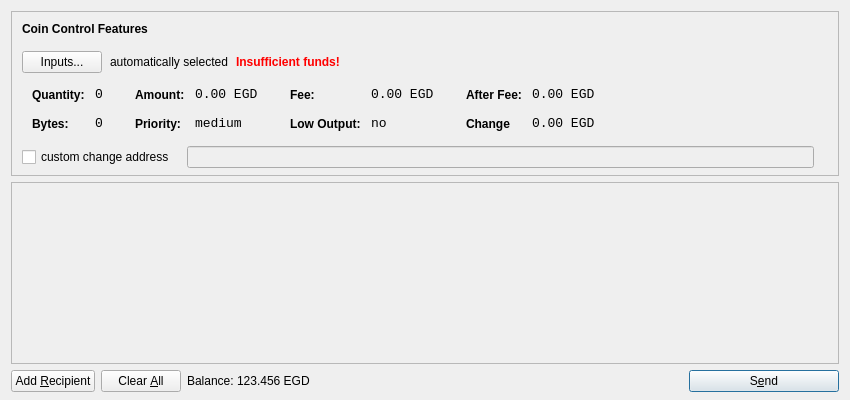
<?xml version="1.0" encoding="UTF-8"?>
<ui version="4.0">
 <class>SendCoinsDialog</class>
 <widget class="QDialog" name="SendCoinsDialog">
  <property name="geometry">
   <rect>
    <x>0</x>
    <y>0</y>
    <width>850</width>
    <height>400</height>
   </rect>
  </property>
  <property name="windowTitle">
   <string>Send Coins</string>
  </property>
  <layout class="QVBoxLayout" name="verticalLayout" stretch="0,1,0">
   <property name="bottomMargin">
    <number>8</number>
   </property>
   <item>
    <widget class="QFrame" name="frameCoinControl">
     <property name="sizePolicy">
      <sizepolicy hsizetype="Expanding" vsizetype="Expanding">
       <horstretch>0</horstretch>
       <verstretch>0</verstretch>
      </sizepolicy>
     </property>
     <property name="maximumSize">
      <size>
       <width>16777215</width>
       <height>16777215</height>
      </size>
     </property>
     <property name="frameShape">
      <enum>QFrame::StyledPanel</enum>
     </property>
     <property name="frameShadow">
      <enum>QFrame::Sunken</enum>
     </property>
     <layout class="QVBoxLayout" name="verticalLayoutCoinControl2">
      <property name="spacing">
       <number>-1</number>
      </property>
      <property name="leftMargin">
       <number>0</number>
      </property>
      <property name="topMargin">
       <number>0</number>
      </property>
      <property name="rightMargin">
       <number>0</number>
      </property>
      <property name="bottomMargin">
       <number>6</number>
      </property>
      <item>
       <layout class="QVBoxLayout" name="verticalLayoutCoinControl" stretch="0,0,0,0,1">
        <property name="spacing">
         <number>0</number>
        </property>
        <property name="leftMargin">
         <number>10</number>
        </property>
        <property name="topMargin">
         <number>10</number>
        </property>
        <item>
         <layout class="QHBoxLayout" name="horizontalLayoutCoinControl1">
          <property name="bottomMargin">
           <number>15</number>
          </property>
          <item>
           <widget class="QLabel" name="labelCoinControlFeatures">
            <property name="sizePolicy">
             <sizepolicy hsizetype="Preferred" vsizetype="Maximum">
              <horstretch>0</horstretch>
              <verstretch>0</verstretch>
             </sizepolicy>
            </property>
            <property name="font">
             <font>
              <weight>75</weight>
              <bold>true</bold>
             </font>
            </property>
            <property name="styleSheet">
             <string notr="true">font-weight:bold;</string>
            </property>
            <property name="text">
             <string>Coin Control Features</string>
            </property>
           </widget>
          </item>
         </layout>
        </item>
        <item>
         <layout class="QHBoxLayout" name="horizontalLayoutCoinControl2" stretch="0,0,0,0">
          <property name="spacing">
           <number>8</number>
          </property>
          <property name="bottomMargin">
           <number>10</number>
          </property>
          <item>
           <widget class="QPushButton" name="pushButtonCoinControl">
            <property name="styleSheet">
             <string notr="true"/>
            </property>
            <property name="text">
             <string>Inputs...</string>
            </property>
           </widget>
          </item>
          <item>
           <widget class="QLabel" name="labelCoinControlAutomaticallySelected">
            <property name="text">
             <string>automatically selected</string>
            </property>
            <property name="margin">
             <number>5</number>
            </property>
           </widget>
          </item>
          <item>
           <widget class="QLabel" name="labelCoinControlInsuffFunds">
            <property name="font">
             <font>
              <weight>75</weight>
              <bold>true</bold>
             </font>
            </property>
            <property name="styleSheet">
             <string notr="true">color:red;font-weight:bold;</string>
            </property>
            <property name="text">
             <string>Insufficient funds!</string>
            </property>
            <property name="margin">
             <number>5</number>
            </property>
           </widget>
          </item>
          <item>
           <spacer name="horizontalSpacerCoinControl">
            <property name="orientation">
             <enum>Qt::Horizontal</enum>
            </property>
            <property name="sizeHint" stdset="0">
             <size>
              <width>40</width>
              <height>1</height>
             </size>
            </property>
           </spacer>
          </item>
         </layout>
        </item>
        <item>
         <widget class="QWidget" name="widgetCoinControl" native="true">
          <property name="sizePolicy">
           <sizepolicy hsizetype="Preferred" vsizetype="Preferred">
            <horstretch>0</horstretch>
            <verstretch>0</verstretch>
           </sizepolicy>
          </property>
          <property name="minimumSize">
           <size>
            <width>0</width>
            <height>0</height>
           </size>
          </property>
          <property name="styleSheet">
           <string notr="true"/>
          </property>
          <layout class="QHBoxLayout" name="horizontalLayoutCoinControl5">
           <property name="leftMargin">
            <number>0</number>
           </property>
           <property name="topMargin">
            <number>0</number>
           </property>
           <property name="rightMargin">
            <number>0</number>
           </property>
           <property name="bottomMargin">
            <number>0</number>
           </property>
           <item>
            <layout class="QHBoxLayout" name="horizontalLayoutCoinControl3" stretch="0,0,0,1">
             <property name="spacing">
              <number>20</number>
             </property>
             <property name="topMargin">
              <number>0</number>
             </property>
             <property name="bottomMargin">
              <number>10</number>
             </property>
             <item>
              <layout class="QFormLayout" name="formLayoutCoinControl1">
               <property name="horizontalSpacing">
                <number>10</number>
               </property>
               <property name="verticalSpacing">
                <number>14</number>
               </property>
               <property name="leftMargin">
                <number>10</number>
               </property>
               <property name="topMargin">
                <number>4</number>
               </property>
               <property name="rightMargin">
                <number>6</number>
               </property>
               <item row="0" column="0">
                <widget class="QLabel" name="labelCoinControlQuantityText">
                 <property name="styleSheet">
                  <string notr="true">font-weight:bold;</string>
                 </property>
                 <property name="text">
                  <string>Quantity:</string>
                 </property>
                 <property name="margin">
                  <number>0</number>
                 </property>
                </widget>
               </item>
               <item row="0" column="1">
                <widget class="QLabel" name="labelCoinControlQuantity">
                 <property name="font">
                  <font>
                   <family>Monospace</family>
                   <pointsize>10</pointsize>
                  </font>
                 </property>
                 <property name="cursor">
                  <cursorShape>IBeamCursor</cursorShape>
                 </property>
                 <property name="contextMenuPolicy">
                  <enum>Qt::ActionsContextMenu</enum>
                 </property>
                 <property name="text">
                  <string>0</string>
                 </property>
                 <property name="margin">
                  <number>0</number>
                 </property>
                 <property name="textInteractionFlags">
                  <set>Qt::LinksAccessibleByMouse|Qt::TextSelectableByKeyboard|Qt::TextSelectableByMouse</set>
                 </property>
                </widget>
               </item>
               <item row="1" column="0">
                <widget class="QLabel" name="labelCoinControlBytesText">
                 <property name="styleSheet">
                  <string notr="true">font-weight:bold;</string>
                 </property>
                 <property name="text">
                  <string>Bytes:</string>
                 </property>
                </widget>
               </item>
               <item row="1" column="1">
                <widget class="QLabel" name="labelCoinControlBytes">
                 <property name="font">
                  <font>
                   <family>Monospace</family>
                   <pointsize>10</pointsize>
                  </font>
                 </property>
                 <property name="cursor">
                  <cursorShape>IBeamCursor</cursorShape>
                 </property>
                 <property name="contextMenuPolicy">
                  <enum>Qt::ActionsContextMenu</enum>
                 </property>
                 <property name="text">
                  <string>0</string>
                 </property>
                 <property name="textInteractionFlags">
                  <set>Qt::LinksAccessibleByMouse|Qt::TextSelectableByKeyboard|Qt::TextSelectableByMouse</set>
                 </property>
                </widget>
               </item>
              </layout>
             </item>
             <item>
              <layout class="QFormLayout" name="formLayoutCoinControl2">
               <property name="horizontalSpacing">
                <number>10</number>
               </property>
               <property name="verticalSpacing">
                <number>14</number>
               </property>
               <property name="leftMargin">
                <number>6</number>
               </property>
               <property name="topMargin">
                <number>4</number>
               </property>
               <property name="rightMargin">
                <number>6</number>
               </property>
               <item row="0" column="0">
                <widget class="QLabel" name="labelCoinControlAmountText">
                 <property name="styleSheet">
                  <string notr="true">font-weight:bold;</string>
                 </property>
                 <property name="text">
                  <string>Amount:</string>
                 </property>
                 <property name="margin">
                  <number>0</number>
                 </property>
                </widget>
               </item>
               <item row="0" column="1">
                <widget class="QLabel" name="labelCoinControlAmount">
                 <property name="font">
                  <font>
                   <family>Monospace</family>
                   <pointsize>10</pointsize>
                  </font>
                 </property>
                 <property name="cursor">
                  <cursorShape>IBeamCursor</cursorShape>
                 </property>
                 <property name="contextMenuPolicy">
                  <enum>Qt::ActionsContextMenu</enum>
                 </property>
                 <property name="text">
                  <string>0.00 EGD</string>
                 </property>
                 <property name="textInteractionFlags">
                  <set>Qt::LinksAccessibleByMouse|Qt::TextSelectableByKeyboard|Qt::TextSelectableByMouse</set>
                 </property>
                </widget>
               </item>
               <item row="1" column="0">
                <widget class="QLabel" name="labelCoinControlPriorityText">
                 <property name="styleSheet">
                  <string notr="true">font-weight:bold;</string>
                 </property>
                 <property name="text">
                  <string>Priority:</string>
                 </property>
                </widget>
               </item>
               <item row="1" column="1">
                <widget class="QLabel" name="labelCoinControlPriority">
                 <property name="font">
                  <font>
                   <family>Monospace</family>
                   <pointsize>10</pointsize>
                  </font>
                 </property>
                 <property name="cursor">
                  <cursorShape>IBeamCursor</cursorShape>
                 </property>
                 <property name="contextMenuPolicy">
                  <enum>Qt::ActionsContextMenu</enum>
                 </property>
                 <property name="text">
                  <string>medium</string>
                 </property>
                 <property name="textInteractionFlags">
                  <set>Qt::LinksAccessibleByMouse|Qt::TextSelectableByKeyboard|Qt::TextSelectableByMouse</set>
                 </property>
                </widget>
               </item>
              </layout>
             </item>
             <item>
              <layout class="QFormLayout" name="formLayoutCoinControl3">
               <property name="horizontalSpacing">
                <number>10</number>
               </property>
               <property name="verticalSpacing">
                <number>14</number>
               </property>
               <property name="leftMargin">
                <number>6</number>
               </property>
               <property name="topMargin">
                <number>4</number>
               </property>
               <property name="rightMargin">
                <number>6</number>
               </property>
               <item row="0" column="0">
                <widget class="QLabel" name="labelCoinControlFeeText">
                 <property name="styleSheet">
                  <string notr="true">font-weight:bold;</string>
                 </property>
                 <property name="text">
                  <string>Fee:</string>
                 </property>
                 <property name="margin">
                  <number>0</number>
                 </property>
                </widget>
               </item>
               <item row="0" column="1">
                <widget class="QLabel" name="labelCoinControlFee">
                 <property name="font">
                  <font>
                   <family>Monospace</family>
                   <pointsize>10</pointsize>
                  </font>
                 </property>
                 <property name="cursor">
                  <cursorShape>IBeamCursor</cursorShape>
                 </property>
                 <property name="contextMenuPolicy">
                  <enum>Qt::ActionsContextMenu</enum>
                 </property>
                 <property name="text">
                  <string>0.00 EGD</string>
                 </property>
                 <property name="textInteractionFlags">
                  <set>Qt::LinksAccessibleByMouse|Qt::TextSelectableByKeyboard|Qt::TextSelectableByMouse</set>
                 </property>
                </widget>
               </item>
               <item row="1" column="0">
                <widget class="QLabel" name="labelCoinControlLowOutputText">
                 <property name="styleSheet">
                  <string notr="true">font-weight:bold;</string>
                 </property>
                 <property name="text">
                  <string>Low Output:</string>
                 </property>
                </widget>
               </item>
               <item row="1" column="1">
                <widget class="QLabel" name="labelCoinControlLowOutput">
                 <property name="font">
                  <font>
                   <family>Monospace</family>
                   <pointsize>10</pointsize>
                  </font>
                 </property>
                 <property name="cursor">
                  <cursorShape>IBeamCursor</cursorShape>
                 </property>
                 <property name="contextMenuPolicy">
                  <enum>Qt::ActionsContextMenu</enum>
                 </property>
                 <property name="text">
                  <string>no</string>
                 </property>
                 <property name="textInteractionFlags">
                  <set>Qt::LinksAccessibleByMouse|Qt::TextSelectableByKeyboard|Qt::TextSelectableByMouse</set>
                 </property>
                </widget>
               </item>
              </layout>
             </item>
             <item>
              <layout class="QFormLayout" name="formLayoutCoinControl4">
               <property name="horizontalSpacing">
                <number>10</number>
               </property>
               <property name="verticalSpacing">
                <number>14</number>
               </property>
               <property name="leftMargin">
                <number>6</number>
               </property>
               <property name="topMargin">
                <number>4</number>
               </property>
               <property name="rightMargin">
                <number>6</number>
               </property>
               <item row="0" column="0">
                <widget class="QLabel" name="labelCoinControlAfterFeeText">
                 <property name="styleSheet">
                  <string notr="true">font-weight:bold;</string>
                 </property>
                 <property name="text">
                  <string>After Fee:</string>
                 </property>
                 <property name="margin">
                  <number>0</number>
                 </property>
                </widget>
               </item>
               <item row="0" column="1">
                <widget class="QLabel" name="labelCoinControlAfterFee">
                 <property name="font">
                  <font>
                   <family>Monospace</family>
                   <pointsize>10</pointsize>
                  </font>
                 </property>
                 <property name="cursor">
                  <cursorShape>IBeamCursor</cursorShape>
                 </property>
                 <property name="contextMenuPolicy">
                  <enum>Qt::ActionsContextMenu</enum>
                 </property>
                 <property name="text">
                  <string>0.00 EGD</string>
                 </property>
                 <property name="textInteractionFlags">
                  <set>Qt::LinksAccessibleByMouse|Qt::TextSelectableByKeyboard|Qt::TextSelectableByMouse</set>
                 </property>
                </widget>
               </item>
               <item row="1" column="0">
                <widget class="QLabel" name="labelCoinControlChangeText">
                 <property name="styleSheet">
                  <string notr="true">font-weight:bold;</string>
                 </property>
                 <property name="text">
                  <string>Change</string>
                 </property>
                </widget>
               </item>
               <item row="1" column="1">
                <widget class="QLabel" name="labelCoinControlChange">
                 <property name="font">
                  <font>
                   <family>Monospace</family>
                   <pointsize>10</pointsize>
                  </font>
                 </property>
                 <property name="cursor">
                  <cursorShape>IBeamCursor</cursorShape>
                 </property>
                 <property name="contextMenuPolicy">
                  <enum>Qt::ActionsContextMenu</enum>
                 </property>
                 <property name="text">
                  <string>0.00 EGD</string>
                 </property>
                 <property name="textInteractionFlags">
                  <set>Qt::LinksAccessibleByMouse|Qt::TextSelectableByKeyboard|Qt::TextSelectableByMouse</set>
                 </property>
                </widget>
               </item>
              </layout>
             </item>
            </layout>
           </item>
          </layout>
         </widget>
        </item>
        <item>
         <layout class="QHBoxLayout" name="horizontalLayoutCoinControl4" stretch="0,0,0">
          <property name="spacing">
           <number>12</number>
          </property>
          <property name="sizeConstraint">
           <enum>QLayout::SetDefaultConstraint</enum>
          </property>
          <property name="topMargin">
           <number>5</number>
          </property>
          <property name="rightMargin">
           <number>5</number>
          </property>
          <item>
           <widget class="QCheckBox" name="checkBoxCoinControlChange">
            <property name="text">
             <string>custom change address</string>
            </property>
           </widget>
          </item>
          <item>
           <widget class="QLineEdit" name="lineEditCoinControlChange">
            <property name="enabled">
             <bool>false</bool>
            </property>
            <property name="sizePolicy">
             <sizepolicy hsizetype="Expanding" vsizetype="Fixed">
              <horstretch>0</horstretch>
              <verstretch>0</verstretch>
             </sizepolicy>
            </property>
           </widget>
          </item>
          <item>
           <widget class="QLabel" name="labelCoinControlChangeLabel">
            <property name="sizePolicy">
             <sizepolicy hsizetype="Preferred" vsizetype="Expanding">
              <horstretch>0</horstretch>
              <verstretch>0</verstretch>
             </sizepolicy>
            </property>
            <property name="minimumSize">
             <size>
              <width>0</width>
              <height>0</height>
             </size>
            </property>
            <property name="text">
             <string/>
            </property>
            <property name="margin">
             <number>3</number>
            </property>
           </widget>
          </item>
         </layout>
        </item>
        <item>
         <spacer name="verticalSpacerCoinControl">
          <property name="orientation">
           <enum>Qt::Vertical</enum>
          </property>
          <property name="sizeHint" stdset="0">
           <size>
            <width>800</width>
            <height>1</height>
           </size>
          </property>
         </spacer>
        </item>
       </layout>
      </item>
     </layout>
    </widget>
   </item>
   <item>
    <widget class="QScrollArea" name="scrollArea">
     <property name="widgetResizable">
      <bool>true</bool>
     </property>
     <widget class="QWidget" name="scrollAreaWidgetContents">
      <property name="geometry">
       <rect>
        <x>0</x>
        <y>0</y>
        <width>824</width>
        <height>141</height>
       </rect>
      </property>
      <layout class="QVBoxLayout" name="verticalLayout_2">
       <property name="leftMargin">
        <number>0</number>
       </property>
       <property name="topMargin">
        <number>0</number>
       </property>
       <property name="rightMargin">
        <number>0</number>
       </property>
       <property name="bottomMargin">
        <number>0</number>
       </property>
       <item>
        <layout class="QVBoxLayout" name="entries">
         <property name="spacing">
          <number>6</number>
         </property>
        </layout>
       </item>
       <item>
        <spacer name="verticalSpacer">
         <property name="orientation">
          <enum>Qt::Vertical</enum>
         </property>
         <property name="sizeHint" stdset="0">
          <size>
           <width>20</width>
           <height>40</height>
          </size>
         </property>
        </spacer>
       </item>
      </layout>
     </widget>
    </widget>
   </item>
   <item>
    <layout class="QHBoxLayout" name="horizontalLayout">
     <item>
      <widget class="QPushButton" name="addButton">
       <property name="toolTip">
        <string>Send to multiple recipients at once</string>
       </property>
       <property name="text">
        <string>Add &amp;Recipient</string>
       </property>
       <property name="autoDefault">
        <bool>false</bool>
       </property>
      </widget>
     </item>
     <item>
      <widget class="QPushButton" name="clearButton">
       <property name="sizePolicy">
        <sizepolicy hsizetype="Minimum" vsizetype="Fixed">
         <horstretch>0</horstretch>
         <verstretch>0</verstretch>
        </sizepolicy>
       </property>
       <property name="toolTip">
        <string>Remove all transaction fields</string>
       </property>
       <property name="text">
        <string>Clear &amp;All</string>
       </property>
       <property name="autoRepeatDelay">
        <number>300</number>
       </property>
       <property name="autoDefault">
        <bool>false</bool>
       </property>
      </widget>
     </item>
     <item>
      <layout class="QHBoxLayout" name="horizontalLayout_2">
       <property name="spacing">
        <number>3</number>
       </property>
       <item>
        <widget class="QLabel" name="label">
         <property name="sizePolicy">
          <sizepolicy hsizetype="Preferred" vsizetype="Fixed">
           <horstretch>0</horstretch>
           <verstretch>0</verstretch>
          </sizepolicy>
         </property>
         <property name="text">
          <string>Balance:</string>
         </property>
        </widget>
       </item>
       <item>
        <widget class="QLabel" name="labelBalance">
         <property name="sizePolicy">
          <sizepolicy hsizetype="Preferred" vsizetype="Fixed">
           <horstretch>0</horstretch>
           <verstretch>0</verstretch>
          </sizepolicy>
         </property>
         <property name="cursor">
          <cursorShape>IBeamCursor</cursorShape>
         </property>
         <property name="text">
          <string>123.456 EGD</string>
         </property>
         <property name="textInteractionFlags">
          <set>Qt::LinksAccessibleByMouse|Qt::TextSelectableByKeyboard|Qt::TextSelectableByMouse</set>
         </property>
        </widget>
       </item>
      </layout>
     </item>
     <item>
      <spacer name="horizontalSpacer">
       <property name="orientation">
        <enum>Qt::Horizontal</enum>
       </property>
       <property name="sizeHint" stdset="0">
        <size>
         <width>40</width>
         <height>20</height>
        </size>
       </property>
      </spacer>
     </item>
     <item>
      <widget class="QPushButton" name="sendButton">
       <property name="minimumSize">
        <size>
         <width>150</width>
         <height>0</height>
        </size>
       </property>
       <property name="toolTip">
        <string>Confirm the send action</string>
       </property>
       <property name="text">
        <string>S&amp;end</string>
       </property>
       <property name="icon">
        <iconset resource="../bitcoin.qrc">
         <normaloff>:/icons/send</normaloff>:/icons/send</iconset>
       </property>
       <property name="default">
        <bool>true</bool>
       </property>
      </widget>
     </item>
    </layout>
   </item>
  </layout>
 </widget>
 <resources>
  <include location="../bitcoin.qrc"/>
 </resources>
 <connections/>
</ui>
